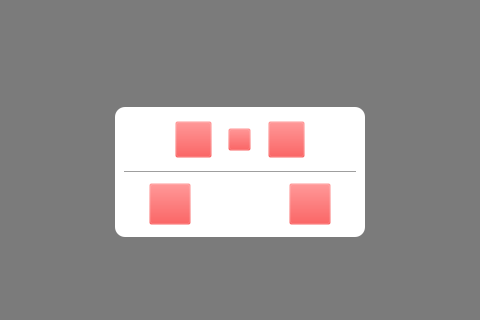
<?xml version="1.0" encoding="UTF-8"?>
<ui version="4.0">
 <class>DeleteDialog</class>
 <widget class="QWidget" name="DeleteDialog">
  <property name="geometry">
   <rect>
    <x>0</x>
    <y>0</y>
    <width>480</width>
    <height>320</height>
   </rect>
  </property>
  <property name="windowTitle">
   <string>Form</string>
  </property>
  <property name="styleSheet">
   <string notr="true">QPushButton#button_accept {
	border-image: url(:/res/icons/ic_confirm.png);
	max-width: 40px;
	min-width: 40px;
	max-height: 40px;
	min-height: 40px;
}

QPushButton#button_reject {
	border-image: url(:/res/icons/ic_cancel.png);
	max-width: 40px;
	min-width: 40px;
	max-height: 40px;
	min-height: 40px;
}

QPushButton#button_number {
	border-image: url(:/res/icons/ic_thumbnail.png);
	max-width: 35px;
	min-width: 35px;
	max-height: 35px;
	min-height: 35px;
}

QPushButton#button_delete {
	border-image: url(:/res/icons/ic_delete_2.png);
	max-width: 35px;
	min-width: 35px;
	max-height: 35px;
	min-height: 35px;
}

QPushButton#button_arrow {
	border-image: url(:/res/icons/ic_to.png);
	max-width: 21px;
	min-width: 21px;
	max-height: 21px;
	min-height: 21px;
}

QFrame#frame {
	background-color: rgb(255, 255, 255);
	border-radius: 10px;
	max-width: 250px;
	min-width: 250px;
	max-height: 130px;
	min-height: 130px;
}

QWidget#widget {
	background-color: rgba(43, 43,  43, 150);
}

</string>
  </property>
  <layout class="QHBoxLayout" name="horizontalLayout">
   <property name="leftMargin">
    <number>0</number>
   </property>
   <property name="topMargin">
    <number>0</number>
   </property>
   <property name="rightMargin">
    <number>0</number>
   </property>
   <property name="bottomMargin">
    <number>0</number>
   </property>
   <item>
    <widget class="QWidget" name="widget" native="true">
     <layout class="QGridLayout" name="gridLayout" rowstretch="111,120,0,0,86" columnstretch="115,250,115">
      <property name="leftMargin">
       <number>0</number>
      </property>
      <property name="topMargin">
       <number>0</number>
      </property>
      <property name="rightMargin">
       <number>0</number>
      </property>
      <property name="bottomMargin">
       <number>0</number>
      </property>
      <property name="spacing">
       <number>0</number>
      </property>
      <item row="0" column="1">
       <spacer name="verticalSpacer">
        <property name="orientation">
         <enum>Qt::Vertical</enum>
        </property>
        <property name="sizeHint" stdset="0">
         <size>
          <width>20</width>
          <height>139</height>
         </size>
        </property>
       </spacer>
      </item>
      <item row="4" column="1">
       <spacer name="verticalSpacer_4">
        <property name="orientation">
         <enum>Qt::Vertical</enum>
        </property>
        <property name="sizeHint" stdset="0">
         <size>
          <width>20</width>
          <height>138</height>
         </size>
        </property>
       </spacer>
      </item>
      <item row="1" column="1">
       <widget class="QFrame" name="frame">
        <property name="minimumSize">
         <size>
          <width>250</width>
          <height>130</height>
         </size>
        </property>
        <property name="maximumSize">
         <size>
          <width>250</width>
          <height>130</height>
         </size>
        </property>
        <property name="frameShape">
         <enum>QFrame::StyledPanel</enum>
        </property>
        <property name="frameShadow">
         <enum>QFrame::Raised</enum>
        </property>
        <layout class="QVBoxLayout" name="verticalLayout">
         <item>
          <widget class="QFrame" name="frame_3">
           <property name="styleSheet">
            <string notr="true">border-color: rgba(0,0,0,0);
background-color: rgba(239, 41, 41,0);</string>
           </property>
           <property name="frameShape">
            <enum>QFrame::StyledPanel</enum>
           </property>
           <property name="frameShadow">
            <enum>QFrame::Raised</enum>
           </property>
           <layout class="QHBoxLayout" name="horizontalLayout_2" stretch="52,35,17,21,17,35,52">
            <property name="spacing">
             <number>0</number>
            </property>
            <property name="leftMargin">
             <number>0</number>
            </property>
            <property name="topMargin">
             <number>0</number>
            </property>
            <property name="rightMargin">
             <number>0</number>
            </property>
            <property name="bottomMargin">
             <number>0</number>
            </property>
            <item>
             <spacer name="horizontalSpacer_4">
              <property name="orientation">
               <enum>Qt::Horizontal</enum>
              </property>
              <property name="sizeHint" stdset="0">
               <size>
                <width>72</width>
                <height>20</height>
               </size>
              </property>
             </spacer>
            </item>
            <item>
             <widget class="QPushButton" name="button_number">
              <property name="minimumSize">
               <size>
                <width>35</width>
                <height>35</height>
               </size>
              </property>
              <property name="maximumSize">
               <size>
                <width>35</width>
                <height>35</height>
               </size>
              </property>
              <property name="text">
               <string/>
              </property>
             </widget>
            </item>
            <item>
             <spacer name="horizontalSpacer_10">
              <property name="orientation">
               <enum>Qt::Horizontal</enum>
              </property>
              <property name="sizeHint" stdset="0">
               <size>
                <width>40</width>
                <height>20</height>
               </size>
              </property>
             </spacer>
            </item>
            <item>
             <widget class="QPushButton" name="button_arrow">
              <property name="minimumSize">
               <size>
                <width>21</width>
                <height>21</height>
               </size>
              </property>
              <property name="maximumSize">
               <size>
                <width>21</width>
                <height>21</height>
               </size>
              </property>
              <property name="text">
               <string/>
              </property>
             </widget>
            </item>
            <item>
             <spacer name="horizontalSpacer_11">
              <property name="orientation">
               <enum>Qt::Horizontal</enum>
              </property>
              <property name="sizeHint" stdset="0">
               <size>
                <width>40</width>
                <height>20</height>
               </size>
              </property>
             </spacer>
            </item>
            <item>
             <widget class="QPushButton" name="button_delete">
              <property name="minimumSize">
               <size>
                <width>35</width>
                <height>35</height>
               </size>
              </property>
              <property name="maximumSize">
               <size>
                <width>35</width>
                <height>35</height>
               </size>
              </property>
              <property name="text">
               <string/>
              </property>
             </widget>
            </item>
            <item>
             <spacer name="horizontalSpacer_5">
              <property name="orientation">
               <enum>Qt::Horizontal</enum>
              </property>
              <property name="sizeHint" stdset="0">
               <size>
                <width>72</width>
                <height>20</height>
               </size>
              </property>
             </spacer>
            </item>
           </layout>
          </widget>
         </item>
         <item>
          <widget class="Line" name="line">
           <property name="styleSheet">
            <string notr="true">min-height:  2px;
max-height: 2px;</string>
           </property>
           <property name="orientation">
            <enum>Qt::Horizontal</enum>
           </property>
          </widget>
         </item>
         <item>
          <widget class="QFrame" name="frame_2">
           <property name="styleSheet">
            <string notr="true">border-color: rgba(0,0,0,0);
background-color: rgba(239, 41, 41,0);</string>
           </property>
           <property name="frameShape">
            <enum>QFrame::StyledPanel</enum>
           </property>
           <property name="frameShadow">
            <enum>QFrame::Raised</enum>
           </property>
           <layout class="QHBoxLayout" name="horizontalLayout_3" stretch="29,30,118,30,29">
            <property name="spacing">
             <number>0</number>
            </property>
            <property name="leftMargin">
             <number>0</number>
            </property>
            <property name="topMargin">
             <number>0</number>
            </property>
            <property name="rightMargin">
             <number>0</number>
            </property>
            <property name="bottomMargin">
             <number>0</number>
            </property>
            <item>
             <spacer name="horizontalSpacer">
              <property name="orientation">
               <enum>Qt::Horizontal</enum>
              </property>
              <property name="sizeHint" stdset="0">
               <size>
                <width>40</width>
                <height>20</height>
               </size>
              </property>
             </spacer>
            </item>
            <item>
             <widget class="QPushButton" name="button_accept">
              <property name="minimumSize">
               <size>
                <width>40</width>
                <height>40</height>
               </size>
              </property>
              <property name="maximumSize">
               <size>
                <width>40</width>
                <height>40</height>
               </size>
              </property>
              <property name="text">
               <string/>
              </property>
             </widget>
            </item>
            <item>
             <spacer name="horizontalSpacer_2">
              <property name="orientation">
               <enum>Qt::Horizontal</enum>
              </property>
              <property name="sizeHint" stdset="0">
               <size>
                <width>167</width>
                <height>20</height>
               </size>
              </property>
             </spacer>
            </item>
            <item>
             <widget class="QPushButton" name="button_reject">
              <property name="minimumSize">
               <size>
                <width>40</width>
                <height>40</height>
               </size>
              </property>
              <property name="maximumSize">
               <size>
                <width>40</width>
                <height>40</height>
               </size>
              </property>
              <property name="text">
               <string/>
              </property>
             </widget>
            </item>
            <item>
             <spacer name="horizontalSpacer_3">
              <property name="orientation">
               <enum>Qt::Horizontal</enum>
              </property>
              <property name="sizeHint" stdset="0">
               <size>
                <width>40</width>
                <height>20</height>
               </size>
              </property>
             </spacer>
            </item>
           </layout>
          </widget>
         </item>
        </layout>
       </widget>
      </item>
      <item row="1" column="0">
       <spacer name="horizontalSpacer_8">
        <property name="orientation">
         <enum>Qt::Horizontal</enum>
        </property>
        <property name="sizeHint" stdset="0">
         <size>
          <width>174</width>
          <height>20</height>
         </size>
        </property>
       </spacer>
      </item>
      <item row="1" column="2">
       <spacer name="horizontalSpacer_6">
        <property name="orientation">
         <enum>Qt::Horizontal</enum>
        </property>
        <property name="sizeHint" stdset="0">
         <size>
          <width>115</width>
          <height>20</height>
         </size>
        </property>
       </spacer>
      </item>
     </layout>
    </widget>
   </item>
  </layout>
 </widget>
 <resources/>
 <connections/>
</ui>
